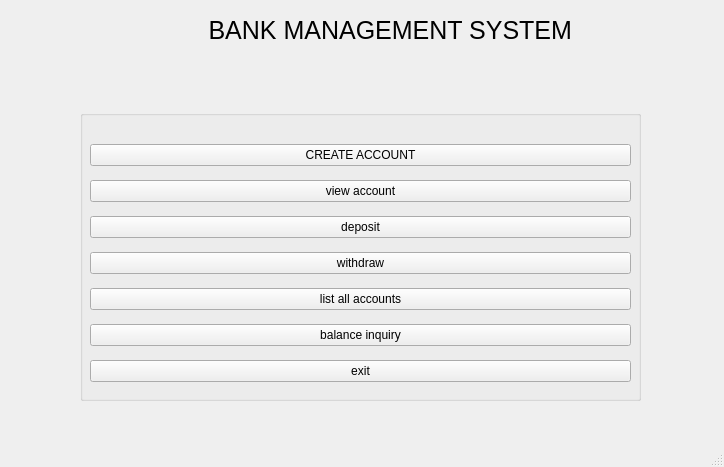
<?xml version="1.0" encoding="UTF-8"?>
<ui version="4.0">
 <class>MainWindow</class>
 <widget class="QMainWindow" name="MainWindow">
  <property name="geometry">
   <rect>
    <x>0</x>
    <y>0</y>
    <width>724</width>
    <height>467</height>
   </rect>
  </property>
  <property name="acceptDrops">
   <bool>false</bool>
  </property>
  <property name="windowTitle">
   <string>Bank management system</string>
  </property>
  <property name="styleSheet">
   <string notr="true">background-image: url(:/images/images (3).jpeg);</string>
  </property>
  <widget class="QWidget" name="centralwidget">
   <widget class="QGroupBox" name="groupBox">
    <property name="geometry">
     <rect>
      <x>80</x>
      <y>110</y>
      <width>561</width>
      <height>291</height>
     </rect>
    </property>
    <property name="styleSheet">
     <string notr="true">background-image: url(:/images/download.jpeg);</string>
    </property>
    <property name="title">
     <string/>
    </property>
    <widget class="QWidget" name="layoutWidget">
     <property name="geometry">
      <rect>
       <x>10</x>
       <y>26</y>
       <width>541</width>
       <height>261</height>
      </rect>
     </property>
     <layout class="QVBoxLayout" name="verticalLayout">
      <item>
       <widget class="QPushButton" name="createaccountbtn">
        <property name="text">
         <string>CREATE ACCOUNT</string>
        </property>
       </widget>
      </item>
      <item>
       <widget class="QPushButton" name="ViewAccountbtn">
        <property name="text">
         <string>view account</string>
        </property>
       </widget>
      </item>
      <item>
       <widget class="QPushButton" name="depositbtn">
        <property name="text">
         <string>deposit</string>
        </property>
       </widget>
      </item>
      <item>
       <widget class="QPushButton" name="withdrawbtn">
        <property name="text">
         <string>withdraw</string>
        </property>
       </widget>
      </item>
      <item>
       <widget class="QPushButton" name="listAllAccountsbtn">
        <property name="text">
         <string>list all accounts</string>
        </property>
       </widget>
      </item>
      <item>
       <widget class="QPushButton" name="balanceInquirybtn">
        <property name="text">
         <string>balance inquiry</string>
        </property>
       </widget>
      </item>
      <item>
       <widget class="QPushButton" name="exitbtn">
        <property name="text">
         <string>exit</string>
        </property>
       </widget>
      </item>
     </layout>
    </widget>
   </widget>
   <widget class="QLabel" name="label">
    <property name="geometry">
     <rect>
      <x>160</x>
      <y>0</y>
      <width>421</width>
      <height>61</height>
     </rect>
    </property>
    <property name="styleSheet">
     <string notr="true">QLabel{
font-size:25px;
background-image: url(:/images/download.jpeg);
}</string>
    </property>
    <property name="text">
     <string>       BANK MANAGEMENT SYSTEM</string>
    </property>
   </widget>
   <zorder>label</zorder>
   <zorder>groupBox</zorder>
  </widget>
  <widget class="QMenuBar" name="menubar">
   <property name="geometry">
    <rect>
     <x>0</x>
     <y>0</y>
     <width>724</width>
     <height>22</height>
    </rect>
   </property>
  </widget>
  <widget class="QStatusBar" name="statusbar"/>
 </widget>
 <resources/>
 <connections>
  <connection>
   <sender>exitbtn</sender>
   <signal>clicked()</signal>
   <receiver>MainWindow</receiver>
   <slot>close()</slot>
   <hints>
    <hint type="sourcelabel">
     <x>592</x>
     <y>339</y>
    </hint>
    <hint type="destinationlabel">
     <x>617</x>
     <y>352</y>
    </hint>
   </hints>
  </connection>
 </connections>
</ui>
